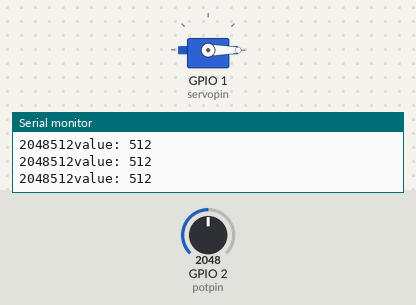
A sketch run on a simulated ESP32. Shown: servo, the last lines printed to the serial monitor. Inputs (shaded band) come from the test bench; at power-on: GPIO 2 (potpin) = 2048.

Above: at 1.2 s.
1.3 s: GPIO 2 (potpin) set to 1228
At 2.5 s:
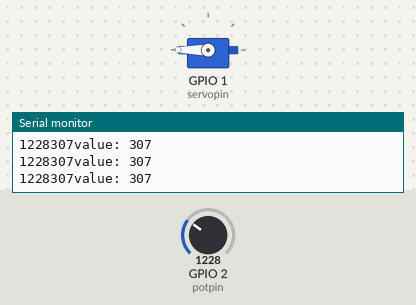
2.8 s: GPIO 2 (potpin) set to 491
At 4.0 s:
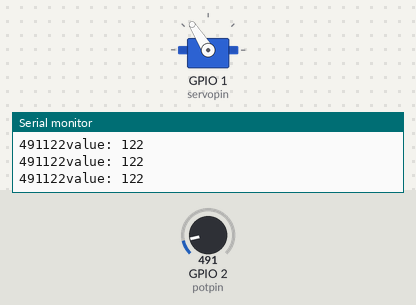
4.3 s: GPIO 2 (potpin) set to 3603
At 5.1 s:
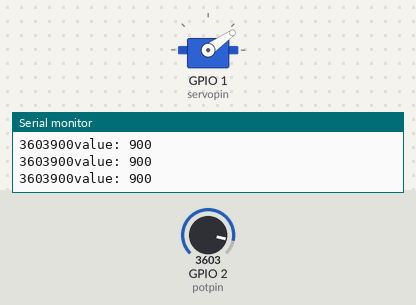
5.8 s: GPIO 2 (potpin) set to 4095
At 6.6 s:
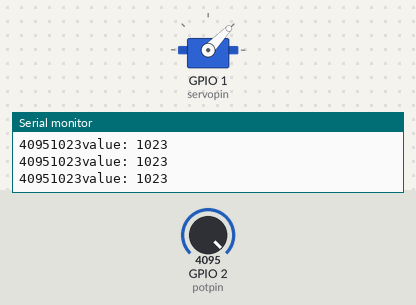
7.3 s: GPIO 2 (potpin) set to 2047
At 8.2 s:
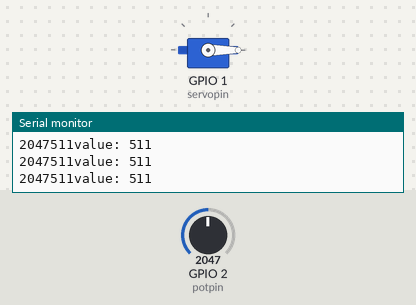
Timing chart, 0 to 9.8 s (numbered marks = the images above; inputs shaded):
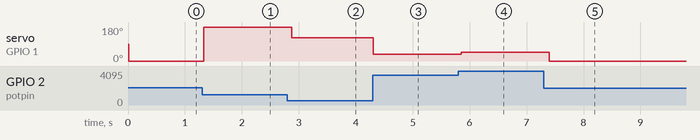

The sketch:

servo_test.ino
```cpp
#include <ESP32Servo.h>


int servo_value = 0;
int val;
int v;
const int servopin =1;
const int potpin =2;

Servo myservo;

void setup() {
  // put your setup code here, to run once:
  Serial.begin(115200);
  Serial.println("Hello, servo");
  myservo.attach(servopin);
  //Dabble.begin(115200);     //Enter baudrate of your bluetooth.Connect bluetooth on Bluetooth port present on evive.

}

void servo_turn_value(int v){
  Serial.print("value: ");
  Serial.println(v);
  myservo.write(v);
}


void loop() {
  // put your main code here, to run repeatedly:
  delay(10); // this speeds up the simulation
  v = analogRead(potpin);            // reads the value of the potentiometer (value between 0 and 1023)
  val = map(v, 0, 720, 0, 180);     // scale it to use it with the servo (value between 0 and 180)

  Serial.print(v);
  Serial.print(val);
  servo_turn_value(val);
  delay(100);              // wait for a second

}
```

Measured:
- after the input at 1.3 s, servo on GPIO 1 (servopin): 0° → 180° at once
- after the input at 2.8 s, servo on GPIO 1 (servopin): 180° → 122° after 0.08 s
- after the input at 4.3 s, servo on GPIO 1 (servopin): 122° → 35° at once
- after the input at 5.8 s, servo on GPIO 1 (servopin): 35° → 46° after 0.05 s
- after the input at 7.3 s, servo on GPIO 1 (servopin): 46° → 0° after 0.10 s
